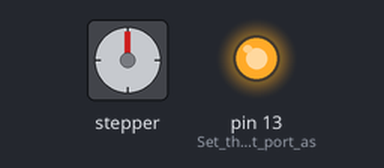
A sketch run on a simulated Arduino Uno, built with avr-gcc and run on an emulated ATmega328P. Parts: stepper motor, output pins drawn as LEDs (lit = HIGH). Wiring (inferred from the names in the program): stepper motor driver (200 steps per turn assumed): step pin 9; direction pin 8; enable pin 10. Pins used as bus, display or sensor lines are not drawn; what the sketch prints to the serial monitor is not drawn.

Above: at 5.05 s.
At 5.2 s:
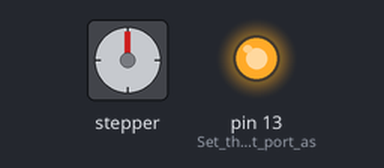
At 5.3 s:
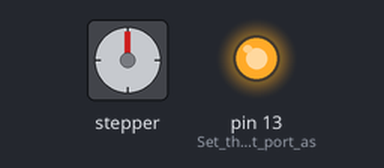
At 5.4 s:
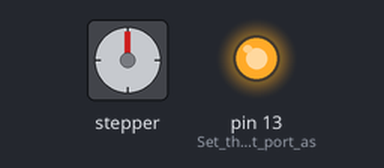
Timing chart, 0 to 8.0 s (numbered marks = the images above):
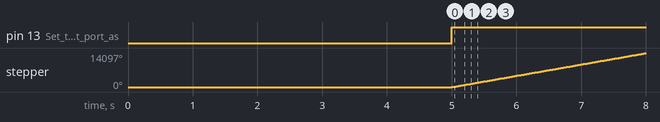

Measured:
- by itself, pin 13 (Set_the_LED_light_port_as): repeats every 0.40 s: LOW 0.20 s, HIGH 0.20 s
- by itself, stepper: turns 14097° clockwise in 3.0 s

The sketch:

arduino_5_Read_Position_Error.ino
```cpp
/**************** MKS SERVOxxE Close Loop Step Motor***************
******************** arduino Example 5 ********************
**	Example Name：Read Position Error
**  Example Purpose：Read position error through serial port
**  Experimental Phenomenon: After the program runs, it can be observed that
** 1. The motor runs at a constant speed (realized by timer 1 interrupt)
** 2. The LED light flashes once per second, that is, the serial port sends a command to read the position error
** 3. The serial monitor can be observed to output a position error error = xxxx every second
**  Precautions：
** 1. The serial port and the USB download port share the serial port (0,1). When uploading the program via USB, unplug the serial cable first to avoid program upload failure
** 2. Set the motor working mode to Pulse+Direction Closed-loop FOC mode or Pulse+Pulse Closed-loop FOC mode
** 3. After the program is downloaded, open the serial monitor to observe the output results (Tools->Serial monitor, select the baud rate as 38400)
** 4. If the program upload fails, you can try: press and hold the RESET button of UNO, and then click upload, and when the arduino displays "uploading", quickly release the button
* * ** Source：
**  Github：https://github.com/makerbase-motor/MKS-SERVO42E-57E
**  Youtube Vedio：https://www.youtube.com/playlist?list=PLc2RScfrSFED5SgB08mZ3cSFRqxsY6OsM
**********************************************************/

int EN_PIN = 10;     //Define the enable signal port
int STP_PIN = 9;    //Define the pulse signal port
int DIR_PIN = 8;    //Define the direction signal port

uint8_t txBuffer[20];      //Send data array
uint8_t rxBuffer[20];      //Receive data array
uint8_t rxCnt=0;          //Receive data count

uint8_t getCheckSum(uint8_t *buffer,uint8_t len);
void readPositionError(uint8_t slaveAddr);
bool waitingForACK(uint8_t len);
void printToMonitor(uint8_t *value);

#define  TIM_COUNTER1   62536
#define  TIM_COUNTER2   64036
int timer1_counter;
uint32_t loop_cnt = 0;


// Timer 1 overflow interrupt
ISR(TIMER1_OVF_vect)
{
  TCNT1 = timer1_counter;
  digitalWrite(STP_PIN,digitalRead(STP_PIN)^1); //pulse signal flip
}

void setup() {
  pinMode(LED_BUILTIN, OUTPUT);//Set the LED light port as output
  pinMode(EN_PIN, OUTPUT);    //Set the enable signal port to output mode
  pinMode(STP_PIN, OUTPUT);   //Set the pulse signal port to output mode
  pinMode(DIR_PIN, OUTPUT);   //Set the direction signal port to output mode

  // Start the serial port, set the rate to 38400
  Serial.begin(38400);
  //Wait for the serial port initialization to complete
  while (!Serial) {
    ; // wait for serial port to connect. Needed for native USB port only
  }

// Power-on delay of 5000 milliseconds, waiting for the motor to be initialized
  delay(5000);
  digitalWrite(EN_PIN, LOW);  //enable motor
  digitalWrite(DIR_PIN, HIGH); //output direction signal

  //Initialize Timer 1 Interrupt
  noInterrupts();   //disable interrupt
  TCCR1A = 0;
  TCCR1B = 0;

/*If the interrupt frequency of xHz is obtained, timer1_counter = 65536-(16000000/xHz)
** timer1_counter   interrupt frequency   Rotation Speed
** 62536                        48RPM
** 64036                        96RPM
*/
  timer1_counter = TIM_COUNTER1;  //timer1 interrupt frequency is 5333Hz
  TCNT1 = timer1_counter;   //Preloading timer1
  TCCR1B |= (1<<CS10);    //prescaler is 1
  TIMSK1 |= (1<<TOIE1);   //Enable timer overflow interrupt
  interrupts();           //Allow interrupts

 }

void loop() {

  bool ackStatus;

  digitalWrite(LED_BUILTIN, HIGH); //light up
  readPositionError(1); //Slave address = 1, issue a command to query the number of position errors

  ackStatus = waitingForACK(8);      //Wait for the motor to answer

  if(ackStatus == true)        //Received position error
  {
    printToMonitor(&rxBuffer[3]); // Position error output to serial monitor
    digitalWrite(LED_BUILTIN, LOW); //Lights off

  }
  else                      //Failed to receive position error information (1. Check the serial cable connection; 2. Check whether the motor is powered on; 3. Check the slave address and baud rate)
  {
    while(1)                //Flashing light quickly, indicating that the operation failed
    {
      digitalWrite(EN_PIN, HIGH);  //release motor
      digitalWrite(LED_BUILTIN, HIGH);
      delay(200);
      digitalWrite(LED_BUILTIN, LOW);
      delay(200);
    }
  }


  delay(1000);    //Delay 1000 milliseconds
}

/*
Function: read position error
Input: slaveAddr slave address
output: none
 */
void readPositionError(uint8_t slaveAddr)
{

  txBuffer[0] = 0xFA;       //frame header
  txBuffer[1] = slaveAddr;  //slave address
  txBuffer[2] = 0x39;       //function code
  txBuffer[3] = getCheckSum(txBuffer,3);  //Calculate checksum
  Serial.write(txBuffer,4);   //The serial port issues a command to read the input pulse number
}

/*
Function: Calculate the checksum of a set of data
Input: buffer data to be verified
        size The number of data to be verified
output: checksum
*/
uint8_t getCheckSum(uint8_t *buffer,uint8_t size)
{
  uint8_t i;
  uint16_t sum=0;
  for(i=0;i<size;i++)
    {
      sum += buffer[i];  //Calculate accumulated value
    }
  return(sum&0xFF);     //return checksum
}

/*
Function: wait for the slave to answer, set the timeout to 3000ms
Input: len Length of the response frame
output:
   run successfully true
   failed to run false
   timeout no response false
*/
bool waitingForACK(uint8_t len)
{
  bool retVal;       //return value
  unsigned long sTime;  //timing start time
  unsigned long time;  //current moment
  uint8_t rxByte;

  sTime = millis();    //get the current moment
  rxCnt = 0;           //Receive count value set to 0
  while(1)
  {
    if (Serial.available() > 0)     //The serial port receives data
    {
      rxByte = Serial.read();       //read 1 byte data
      if(rxCnt != 0)
      {
        rxBuffer[rxCnt++] = rxByte; //Storing data
      }
      else if(rxByte == 0xFB)       //Determine whether the frame header
      {
        rxBuffer[rxCnt++] = rxByte;   //store frame header
      }
    }

    if(rxCnt == len)    //Receive complete
    {
      if(rxBuffer[len-1] == getCheckSum(rxBuffer,len-1))
      {
        retVal = true;   //checksum correct
        break;                  //Exit while(1)
      }
      else
      {
        rxCnt = 0;  //Verification error, re-receive the response
      }
    }

    time = millis();
    if((time - sTime) > 3000)   //Judging whether to time out
    {
      retVal = false;
      break;                    //timeout, exit while(1)
    }
  }
  return(retVal);
}

/*
Function: output the position error to the serial monitor
       1. Tools -> Serial Monitor
       2. Baud rate selection 38400
       3. It can be observed that a position error is output per second error = xxxx
Input: *value position error starting address
output: none
*/
void printToMonitor(uint8_t *value)
{

 int32_t iValue;
  String  tStr;
  iValue = (int32_t)(
                      ((uint32_t)value[0] << 24)    |
                      ((uint32_t)value[1] << 16)    |
                      ((uint32_t)value[2] << 8)     |
                      ((uint32_t)value[3] << 0)
                    );

  iValue = (iValue*360)/51200;  //360 degrees corresponds to 51200

  tStr = String(iValue);
  Serial.print("  errors = ");
  Serial.print(tStr);
  Serial.println("  degrees");
 }
```
